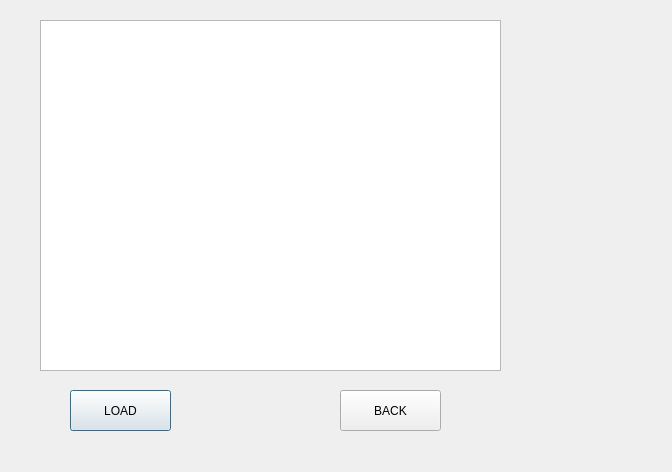
<?xml version="1.0" encoding="UTF-8"?>
<ui version="4.0">
 <class>update_department</class>
 <widget class="QDialog" name="update_department">
  <property name="geometry">
   <rect>
    <x>0</x>
    <y>0</y>
    <width>672</width>
    <height>472</height>
   </rect>
  </property>
  <property name="windowTitle">
   <string>Dialog</string>
  </property>
  <widget class="QTableView" name="tableView">
   <property name="geometry">
    <rect>
     <x>40</x>
     <y>20</y>
     <width>461</width>
     <height>351</height>
    </rect>
   </property>
  </widget>
  <widget class="QPushButton" name="pushButton">
   <property name="geometry">
    <rect>
     <x>70</x>
     <y>390</y>
     <width>101</width>
     <height>41</height>
    </rect>
   </property>
   <property name="text">
    <string>LOAD</string>
   </property>
  </widget>
  <widget class="QPushButton" name="backButton_2">
   <property name="geometry">
    <rect>
     <x>340</x>
     <y>390</y>
     <width>101</width>
     <height>41</height>
    </rect>
   </property>
   <property name="toolTipDuration">
    <number>1</number>
   </property>
   <property name="text">
    <string>BACK</string>
   </property>
  </widget>
 </widget>
 <resources/>
 <connections/>
</ui>
